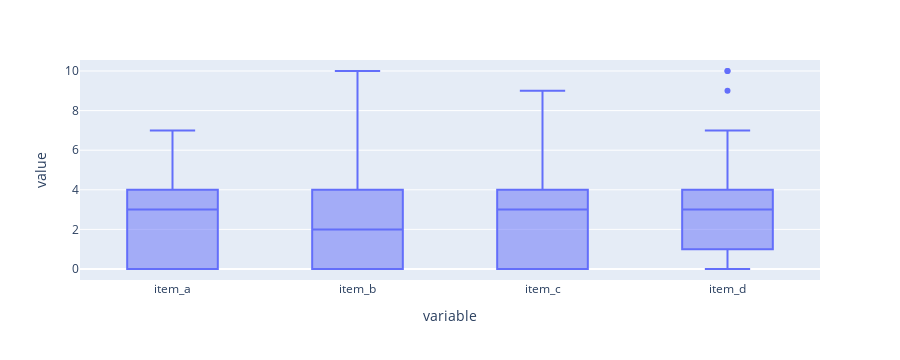

Notebook code for this chart:
### Markdown cell above
### **Itens**

### Code cell
px.box(df,y=['item_a','item_b','item_c','item_d'])

### Figure 1 — Plotly figure (JSON) as saved in the notebook; plotly's stock layout.template omitted (floating-point values rounded to 4 significant figures; data arrays with more than 128 entries replaced by an {"elided": "..."} marker saying what was removed)
{"data": [{"alignmentgroup": "True", "hovertemplate": "variable=%{x}<br>value=%{y}<extra></extra>", "legendgroup": "", "marker": {"color": "#636efa"}, "name": "", "notched": false, "offsetgroup": "", "orientation": "v", "showlegend": false, "type": "box", "x": {"elided": "244 str values"}, "x0": " ", "xaxis": "x", "y": {"elided": "244 int values"}, "y0": " ", "yaxis": "y"}], "layout": {"boxmode": "group", "height": 360, "legend": {"tracegroupgap": 0}, "margin": {"t": 60}, "xaxis": {"anchor": "y", "autorange": true, "domain": [0, 1], "range": [-0.5, 3.5], "title": {"text": "variable"}, "type": "category"}, "yaxis": {"anchor": "x", "autorange": true, "domain": [0, 1], "range": [-0.5556, 10.56], "title": {"text": "value"}, "type": "linear"}}}
